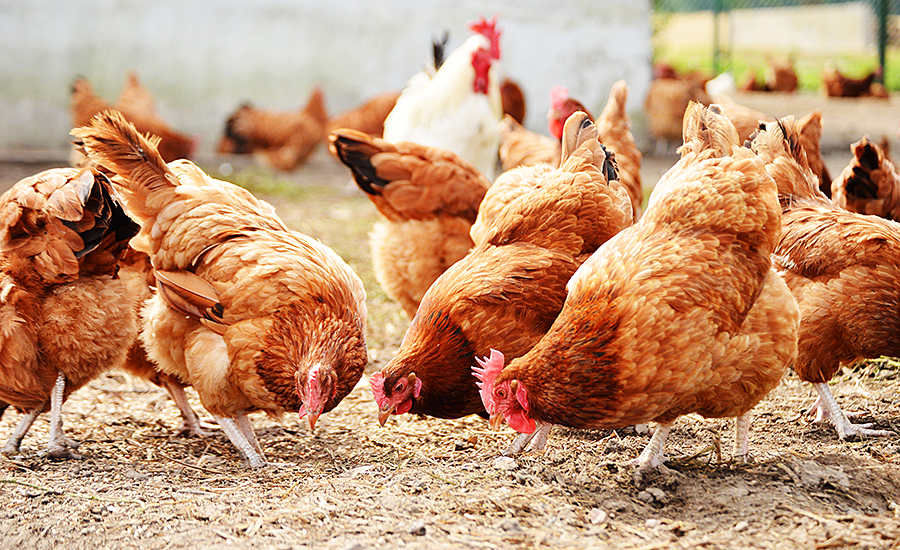
#> input picture poultry2.jpg, 900 x 550 px, found by its file name
$ jupyter execute sickit_image_preprocessing.ipynb
#> lines starting #> are read from the running program, lines starting #| are printed output that depends on the picture
[cell 1]
from matplotlib import pyplot as plt

[cell 2]
from skimage import io ## to read images

[cell 3]
img1 = io.imread('/content/poultry2.jpg')
#> img1 is the input picture: shape (550, 900, 3); mean R, G, B 193.5, 149, 116.9
print(img1)
#> (printed output is left out)
print(img1.size)
#| 1485000
print(img1.shape)
#| (550, 900, 3)
print(type(img1))
#| <class 'numpy.ndarray'>

[cell 4]
plt.imshow(img1)

[cell 5]
from skimage import transform as tf ## for transformation functions usage:

[cell 6]
transform = tf.AffineTransform(scale=1, rotation = 0.9, translation=[50,100])

[cell 7]
transformed_image = tf.warp(img1, transform)
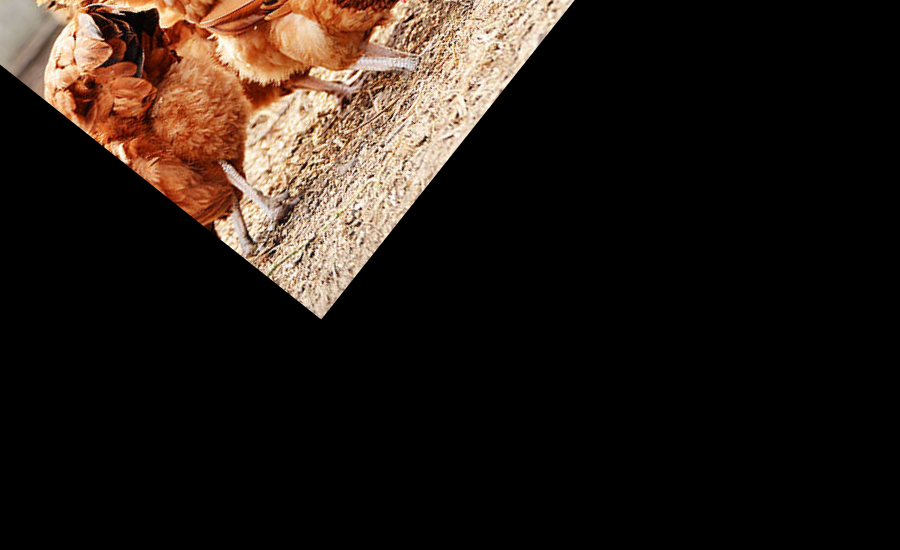
#> transformed_image: shape (550, 900, 3) float64; mean R, G, B 0.15, 0.112, 0.0876
plt.imshow(transformed_image)
